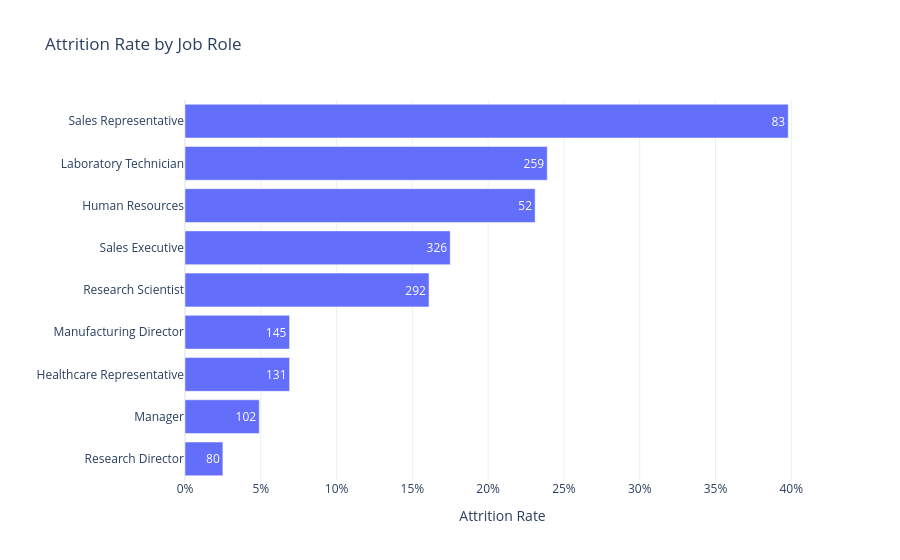

Write notebook code for a chart like this one.
### Code cell
fig = px.bar(
    role_attrition.sort_values("attrition_rate"),
    x="attrition_rate", y="job_role", orientation="h",
    title="Attrition Rate by Job Role",
    labels={"attrition_rate": "Attrition Rate", "job_role": ""},
    text="headcount",
)
fig.update_layout(template="plotly_white", xaxis_tickformat=".0%")
fig.show()

### Figure 1 — Plotly figure (JSON) as saved in the notebook; plotly's stock layout.template omitted (floating-point values rounded to 4 significant figures)
{"data": [{"hovertemplate": "Attrition Rate=%{x}<br>=%{y}<br>headcount=%{text}<extra></extra>", "legendgroup": "", "marker": {"color": "#636efa", "pattern": {"shape": ""}}, "name": "", "orientation": "h", "showlegend": false, "text": [80.0, 102.0, 131.0, 145.0, 292.0, 326.0, 52.0, 259.0, 83.0], "textposition": "auto", "type": "bar", "x": [0.025, 0.049, 0.069, 0.069, 0.161, 0.175, 0.231, 0.239, 0.398], "xaxis": "x", "y": ["Research Director", "Manager", "Healthcare Representative", "Manufacturing Director", "Research Scientist", "Sales Executive", "Human Resources", "Laboratory Technician", "Sales Representative"], "yaxis": "y"}], "layout": {"barmode": "relative", "legend": {"tracegroupgap": 0}, "title": {"text": "Attrition Rate by Job Role"}, "xaxis": {"anchor": "y", "domain": [0.0, 1.0], "tickformat": ".0%", "title": {"text": "Attrition Rate"}}, "yaxis": {"anchor": "x", "domain": [0.0, 1.0], "title": {"text": ""}}}}
